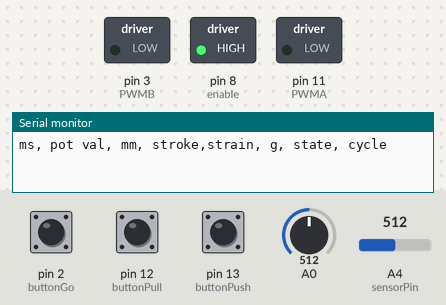
A sketch run on a simulated Arduino Uno, built with avr-gcc and run on an emulated ATmega328P. On the bench: switched loads named in the sketch (green lamp = pin HIGH), the last lines printed to the serial monitor. The test bench sets the inputs (shaded band); at power-on: pin 12 (buttonPull) HIGH, pin 13 (buttonPush) HIGH, pin 2 (buttonGo) HIGH, A4 (sensorPin) = 512, A0 = 512.

Above: at 1.2 s.
1.3 s: pin 12 (buttonPull) pulled LOW for 0.15 s
At 1.4 s:
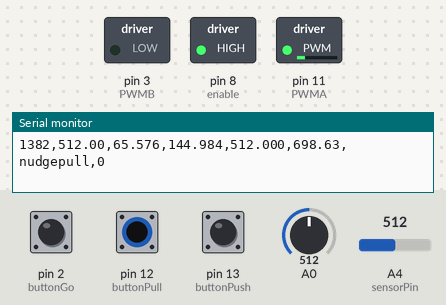
3.0 s: pin 13 (buttonPush) pulled LOW for 1 s
At 3.4 s:
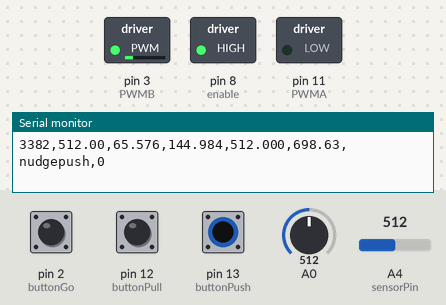
5.5 s: pin 2 (buttonGo) pulled LOW for 0.15 s
At 5.9 s:
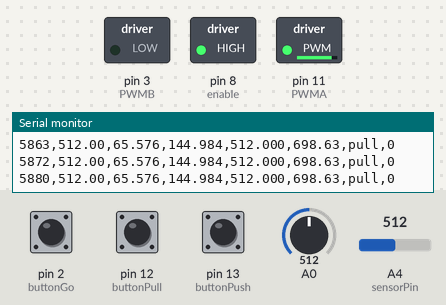
7.1 s: A4 (sensorPin) set to 372
10.1 s: A4 (sensorPin) set to 347
At 11.3 s:
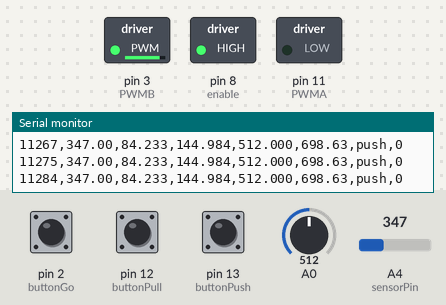
11.6 s: A4 (sensorPin) set to 497
14.6 s: A4 (sensorPin) set to 530
At 15.4 s:
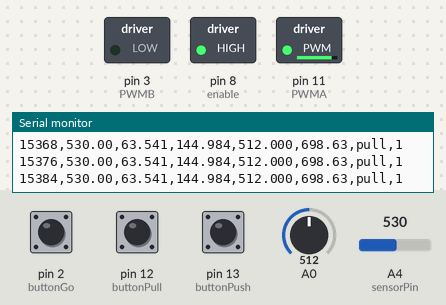
Timing chart, 0 to 17.1 s (numbered marks = the images above; inputs shaded):
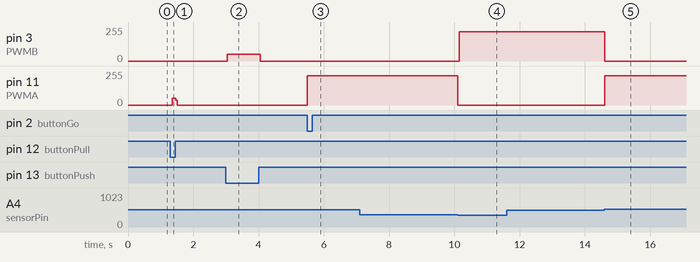

Measured:
- the behaviour switches between 364 and 363 on A4 (sensorPin) (found by bisection; images 3 and 4)
- the behaviour switches between 515 and 516 on A4 (sensorPin) (found by bisection; images 4 and 5)
- after the input at 1.3 s, pin 11 (PWMA): 0/255 → 49/255 after 0.05 s, → 0/255 0.12 s later
- after the input at 3.0 s, pin 3 (PWMB): 0/255 → 49/255 after 0.05 s, → 0/255 1.0 s later
- after the input at 5.5 s, pin 11 (PWMA): 0/255 → 220/255 at once
- after the input at 10.1 s, pin 3 (PWMB): 0/255 → 220/255 after 0.05 s; pin 11 (PWMA): 220/255 → 0/255 at once
- after the input at 14.6 s, pin 3 (PWMB): 220/255 → 0/255 at once; pin 11 (PWMA): 0/255 → 220/255 at once

The sketch:

uniax.code.ino
```cpp
//------------------------------------------------------------------------------
// This simple sketch will permit users to control a linear actuator with analog positon feedback,
// tell it to move a certain distance (percent strain) and return to the start position, all the
// while printing position and force data read from the potentiometer of the motor and a load cell
// respectively.
//
// See end of file for usage and attribution
//------------------------------------------------------------------------------

//------------------------------------------------------------------------------
// experiment parameters
//------------------------------------------------------------------------------

float tol = 4;//tolerance of stop positions (+/- tol) in pot units
const float per = .25; // strain percentage/100
int count = 5;//number of cycles
int relax = 50; //time (ms) to pause after pull, set low (<50 ms to have  quick switch from pull to push)

//Speed of motors. Alter according to sample length
//to achieve your desired strain rate. May very with motor model
int motSpeed = 220;

//------------------------------------------------------------------------------
//calibration variables
//------------------------------------------------------------------------------

////************ calibration values for motor position (calipers help!!)  ****************//////
float len = 26;// distance between clamps when motor is fully extended (mm)
float potMax = 862; //max pot reading
float potMin = 13; //min pot reading
float strokeMax = 111; //max position (mm) of motor from a reference point (e.g., collar of housing)
float strokeMin = 15; // min position (mm) of motor from same reference point

////************ calibration values for load cell  ****************//////
float ReadingA_Strain1 = 75.0;//first raw analog reading
float LoadA_Strain1 = 100; // first load (Kg,lbs..)
float ReadingB_Strain1 = 148;//second raw analog reading
float LoadB_Strain1 = 200; // second (Kg,lbs..)


//------------------------------------------------------------------------------
// global variables. change with caution.
//------------------------------------------------------------------------------

float stroke = 0;//stroke goal
int sensorPin = 4; // select the input pin for the potentiometer wire from motor
int i = 0; //for loop to run through cycles
int cycle = 0; // to record cycle number

//motor control board variables
const int enable = 8; //enable D8 for switch control, make use jumper spans D8 on motor control shield
const int PWMA = 11; //A switch
const int PWMB = 3; //B switch

int mm; //distance between clamps in mm

float newReading_Strain1 = 0; //for load cell reading

int startPos = 0;//start position of motor

//buttons variables
const int buttonGo = 2;//buttons to move the motor
const int buttonPush = 13;//buttons to move the motor
const int buttonPull = 12;//buttons to move the motor

//time variables, best to store as unsigned long
unsigned long t ;
unsigned long tstop = 0; //time when motor stopped retracting
long time = 0; // to store time

//variables for goal and current positions
int goalPosition = 0;
int goalPositionPush = 0;
int goalPositionPull = 0;
int CurrentPosition = 0;
int StartPosition = 0;


String state = "nada"; //to store state of motor (push, pull, pushnudge, pullnudge)


float lenPot = len * (potMax - potMin) / (strokeMax - strokeMin); //length beteen clamps in pot units

//------------------------------------------------------------------------------
// functions/methods
//------------------------------------------------------------------------------


//function to print data, takes instaneous values in loop
void printDat(unsigned long t, String state, int cycle)
{
  float stroke = per * (lenPot + (potMax - startPos));//lenth of stroke motor will take
  float pot = (analogRead(sensorPin)); //pot reading raw

  //compute instantaneous length between motors (i.e., length of sample)
  float mm = len + (strokeMax - strokeMin) * ((potMax - pot) / (potMax - potMin)); //len is distance btw clamps
  //take strain reading and compute load based on calibration
  float newReading_Strain1 = analogRead(0);//strain1 is on amplifier is read through A0
  float load_Strain1 = ((LoadB_Strain1 - LoadA_Strain1) / (ReadingB_Strain1 - ReadingA_Strain1)) *
                       (newReading_Strain1 - ReadingA_Strain1) + LoadA_Strain1;

  //print the data
  Serial.print(t); //time in ms
  Serial.print(",");
  Serial.print(pot);//pot reading
  Serial.print(",");
  Serial.print(mm, 3); //postion data
  Serial.print(",");
  Serial.print(stroke, 3); // stroke in mm
  Serial.print(",");
  Serial.print(newReading_Strain1, 3); // raw strain value (comes in handy when calibrating load cell)
  Serial.print(",");
  Serial.print(load_Strain1, 2); // strain
  Serial.print(",");
  Serial.print(state); // state (adjusting, pull, push)
  Serial.print(",");
  Serial.println(cycle); // state (adjusting, pull, push)
}

//function to stop actuator (i.e., kill power)
void stopActuator() {
  analogWrite(PWMA, 0);
  analogWrite(PWMB, 0);
}

//function to push actuator as fast as motSpeed
void pushActuator() {
  analogWrite(PWMA, 0);
  analogWrite(PWMB, motSpeed);
}

//function to push actuator very slowly during adjustments
void pushActuatorSlow() {
  analogWrite(PWMA, 0);
  analogWrite(PWMB, 50);

}

//function to push actuator as fast as motSpeed
void pullActuator() {
  analogWrite(PWMB, 0);
  analogWrite(PWMA, motSpeed);
}

//function to pull actuator very slowly during adjustments
void pullActuatorSlow() {
  analogWrite(PWMA, 50);
  analogWrite(PWMB, 0);
}


void setup() {

  //start serial connection, increase for
  Serial.begin(57600);//baud rate, increasse for higher sampling rate
  digitalWrite(enable, HIGH);//set enable pin to high
  pinMode(enable, OUTPUT);
  time = millis(); //store first time reading

  //set button pins as input
  pinMode(buttonGo, INPUT);
  pinMode(buttonPush, INPUT);
  pinMode(buttonPull, INPUT);

  //set initial button pins as high, button will cause drop

  digitalWrite(buttonGo, HIGH);//enable internal pullups
  digitalWrite(buttonPull, HIGH);//enable internal pullups
  digitalWrite(buttonPush, HIGH);//enable internal pullups

  //print a header for serial monitor
  Serial.print("ms"); //time in ms
  Serial.print(", ");
  Serial.print("pot val");//pot reading
  Serial.print(", ");
  Serial.print("mm"); //from conversion in this script
  Serial.print(", ");
  Serial.print("stroke");// stroke in mm
  Serial.print(",");
  Serial.print("strain");//raw strain value from load cell
  Serial.print(", ");
  Serial.print("g");// force in grams
  Serial.print(", ");
  Serial.print("state"); // state (nudgepull, nudgepush, pull, push)
  Serial.print(", ");
  Serial.println("cycle"); // which cycle
}


void loop() {

  //take a load reading and do math
  float newReading_Strain1 = analogRead(0);
  float load_Strain1 = ((LoadB_Strain1 - LoadA_Strain1) / (ReadingB_Strain1 - ReadingA_Strain1)) *
                       (newReading_Strain1 - ReadingA_Strain1) + LoadA_Strain1;

  startPos = analogRead(sensorPin); //store startting position in pot units
  t = millis();//store time
  //establish motor states variables and set to false
  boolean go = false;
  boolean push = false;
  boolean pull = false;
  boolean nudgePush = false;
  boolean nudgePull = false;
  /////// go button signal

  //if go button is pushed, set go to true
  if (digitalRead(buttonGo) == LOW) {
    go = true;
  }
  else {
    go = false;
  }

  //if push button is pushed, set push to true
  if (digitalRead(buttonPush) == LOW) {
    push = true;
  }
  else {
    push = false;
  }


  //if pull button is pushed, set pull to true
  if (digitalRead(buttonPull) == LOW) {
    pull = true;
  }
  else {
    pull = false;
  }

  ////************ evaluate button states and do what should be done ****************//////
  if ( pull == true) {
    pullActuatorSlow();
    printDat(t = millis(), state = "nudgepull", cycle = i);
  }

  if ( push == true) {
    //    //do the dialing
    pushActuatorSlow();
    printDat(t = millis(), state = "nudgepush", cycle = i);
    //estblish goal positions given position of pot

  }


  ////************ if go button is pushed, start cycles ****************//////

  boolean pressed = false;
  if (go == true) {
    startPos = analogRead(sensorPin); //set start position
    pressed = true; //go button is pressed
    stroke = per * (lenPot + (potMax - startPos));//stroke is now calculated
    goalPositionPull = startPos - stroke; //set goal position during retraction
    goalPositionPush = startPos; //set goal position during extension as start position
  }
  else {
    pressed = false;
  }

  CurrentPosition = analogRead(sensorPin);//store current position

  //make sure goal position isn't beyond motor limits
  if (goalPositionPull < potMin) {
    goalPositionPull = potMin + 20; //print a message
    //Serial.println("WARNING: strain exceeds retraction limit. Still gonna run, but no all the way");
  }

  //while the state of pressed is true, run experiments
  while (pressed == true) {
    CurrentPosition = analogRead(sensorPin);
    if (time < millis() + relax && i <= count) { //if i is less than max cycle number, go
      //if current time exceeds time since stop + relax time then push
      if (millis() > tstop + relax && tstop != 0) {
        //if current positon is not within tolerance, push
        if (CurrentPosition < goalPositionPush + tol || CurrentPosition < goalPositionPush - tol) {
          pushActuator();
          //take strain readings and do math
          float newReading_Strain1 = analogRead(0);
          float load_Strain1 = ((LoadB_Strain1 - LoadA_Strain1) / (ReadingB_Strain1 - ReadingA_Strain1)) *
                               (newReading_Strain1 - ReadingA_Strain1) + LoadA_Strain1;
          // print the results to the serial monitor:
          printDat(t = millis(), state = "push", cycle = i);
        }
        else
        {
          //else stop actuator
          stopActuator();
          time = millis();
          tstop = 0;
          i++;
        }
      }
      else {
        CurrentPosition = analogRead(sensorPin);
        //if current positon is not within pull tolerance, pull
        if (CurrentPosition > goalPositionPull + tol || CurrentPosition > goalPositionPull - tol) {
          pullActuator();
          tstop = millis();//last reading as motor is pulling will signal when motor stopped

          //take new reading and do math
          float newReading_Strain1 = analogRead(0);
          float load_Strain1 = ((LoadB_Strain1 - LoadA_Strain1) / (ReadingB_Strain1 - ReadingA_Strain1)) *
                               (newReading_Strain1 - ReadingA_Strain1) + LoadA_Strain1;
          // print the results to the serial monitor:
          printDat(t = millis(), state = "pull", cycle = i);
        }
        else
        {
          while ( millis() < tstop + relax) {  //if time is the time since stop + relax time then stop
            //take reading and do math
            float newReading_Strain1 = analogRead(0);
            float load_Strain1 = ((LoadB_Strain1 - LoadA_Strain1) / (ReadingB_Strain1 - ReadingA_Strain1)) *
                                 (newReading_Strain1 - ReadingA_Strain1) + LoadA_Strain1;
            stopActuator();
            // print the results to the serial monitor:
          }
        }
      }
    }
  }
  if (pressed == false) {
    stopActuator();//stop if pressed state if false
  }

} //void loop

/**
  This demo code is distributed with the hope that it will be useful to researchers and scientists;
  however, it is done so WITHOUT ANY WARRANTY; without even the implied warranty of
  FITNESS FOR A PARTICULAR PURPOSE.

  Should the user use this sketch and data from its use result in publication of her own work, please
  attribute the following:

  Kenaley, C. P.,  . . . . , 2017. Skin Stiffness in Ray-finned Fishes: Contrasting Material Properties
  Between Species and Body Regions. J. Morphology. XX:XX--XX

  [add bibtex record]
*/
```
